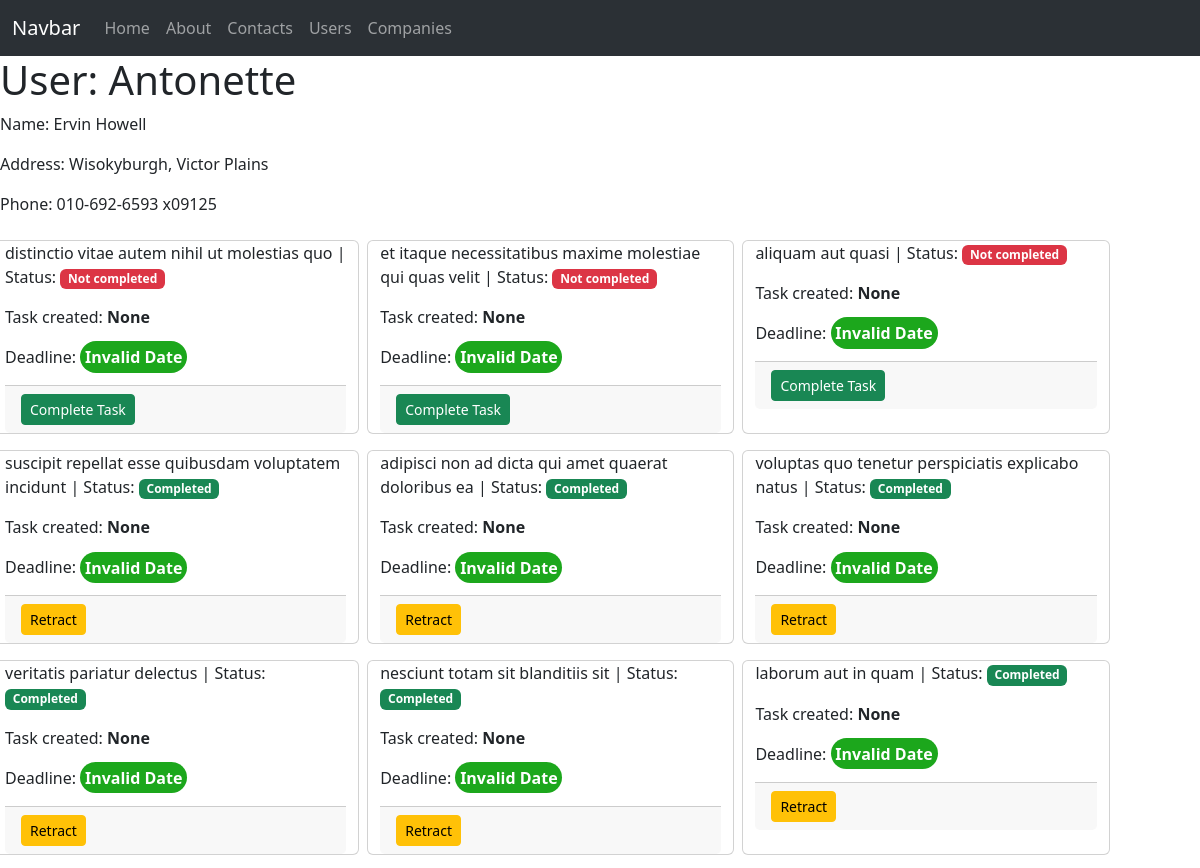
The page /users/2 (upper part) on the database as committed earlier.
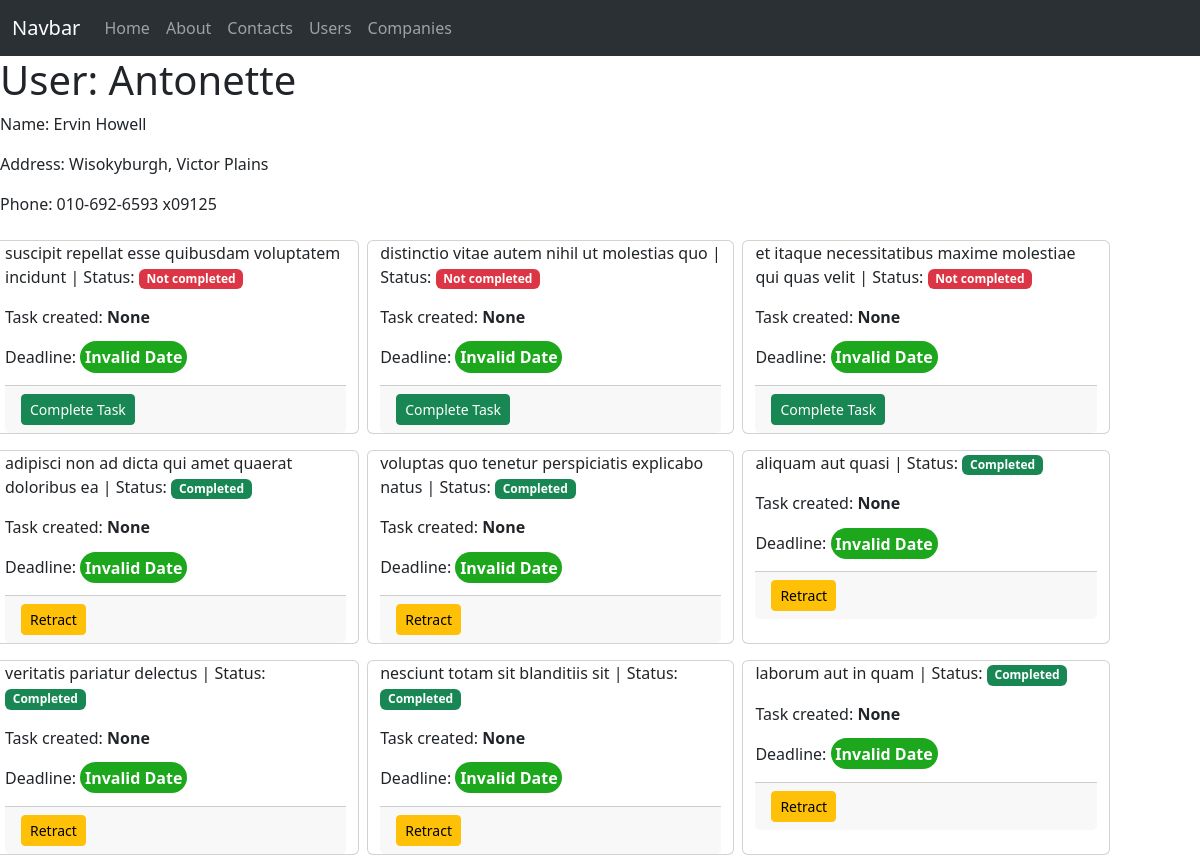
The same page on the database as committed later.
### models.py (models this page shows)
class ToDo(db.Model):
    id = db.Column(db.Integer, primary_key=True)
    title = db.Column(db.String(255))
    user_id = db.Column(db.Integer, db.ForeignKey('user.id'))
    created_at = db.Column(db.DateTime, default='2024-01-05 12:00:00')
    deadline = db.Column(db.DateTime)
    completed = db.Column(db.Boolean, index=True, default=False)

### routes.py (the view)
@app.route('/users/<id>')
def user(id):
    instance = User.query.get(id)
    user_todos = ToDo.query.filter_by(user_id=id).order_by('completed')
    return render_template('user_page.html', title="О пользователе",
                           user=instance, todos=user_todos)

### templates/user_page.html (shortened to what this page needs)
{% extends 'base.html' %}
{% block content %}
    {% if user %}
        <h1>User: {{ user.username }}</h1>
        <p>Name: {{ user.name }}</p>
        <p>Address: {{ user.city }}, {{ user.street }}</p>
        <p>Phone: {{ user.phone }}</p>
    {% endif %}
    <div class="row">
        {% for todo in todos %}
            <div class="card mx-1 my-2 task-card" style="width: 30%">
                <p>{{ todo.title }} | Status:
                {% if todo.completed %}
                    <span class="badge bg-success">Completed</span>
                {% else %}
                    <span class="badge bg-danger">Not completed</span>
                {% endif %}</p>
                <p>Task created: <b>{{ todo.created_at }}</b></p>
                <p>Deadline: <b class="deadline">{{ todo.deadline }}</b></p>
                <div class="card-footer">
                    {% if todo.completed %}
                        <a href="../todos/{{ todo.id }}/not-completed" class="btn btn-warning btn-sm">Retract</a>
                    {% else %}
                        <a href="../todos/{{ todo.id }}/completed" class="btn btn-success btn-sm">Complete Task</a>
                    {% endif %}
                </div>
            </div>
        {% endfor %}
    </div>
{% endblock %}

Rows that differ between the two databases and show on the page:
changed ToDo "suscipit repellat esse quibusdam voluptatem incidunt": completed "Completed Retract" → "Not completed Complete Task"; moves up the list
changed ToDo "aliquam aut quasi": completed "Not completed Complete Task" → "Completed Retract"; moves down the list
